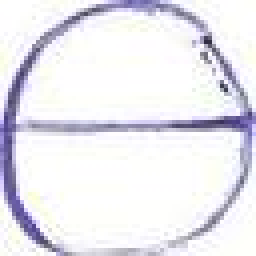
#> input picture amazigh-handwritten-character-database-amhcd/amhcd_64/AMHCD_64/yab/yab_177.jpeg, 64 x 64 px (shown 4 times larger); its folder holds only this picture in this run
$ jupyter execute --allow-errors tp_tifinagh.ipynb
#> lines starting #> are read from the running program, lines starting #| are printed output that depends on the picture
# TP : Classification des Caractères Tifinagh avec un Réseau de Neurones Multiclasses (MLP)
**Pr. M. BENADDY - Masters IMSD & IAA**

**Fonctionnalités & Bonus inclus :**
- Implémentation du MLP à partir de zéro (From Scratch avec NumPy)
- Régularisation L2
- Optimiseur Adam & SGD
- Augmentation de données (Rotations + Translations)
- Validation croisée K-fold


[cell 1]
import os
import copy
import numpy as np
import pandas as pd
import cv2
from sklearn.model_selection import train_test_split, KFold
from sklearn.preprocessing import LabelEncoder, OneHotEncoder
from sklearn.metrics import confusion_matrix, classification_report
import matplotlib.pyplot as plt
import seaborn as sns

## 1. Fonctions d'activation et leurs dérivées

[cell 2]
# =========================================================
# 1. Fonctions d'activation
# =========================================================
# [32 lines left out: functions relu, relu_derivative, softmax, not called in this run]

## 2. Définition de la classe du réseau de neurones (MLP)

[cell 3]
# =========================================================
# 2. Classe MultiClassNeuralNetwork
# =========================================================
class MultiClassNeuralNetwork:
    # [247 lines left out: functions __init__, forward, compute_loss, compute_accuracy, backward, _sgd_update and 3 more, not called in this run]

## 3. Chargement et prétraitement du Dataset AMHCD

[cell 4]
# =========================================================
# 3. Chargement des données
# =========================================================

data_dir = os.path.join(
    os.getcwd(),
    "amazigh-handwritten-character-database-amhcd",
    "amhcd_64",
    "AMHCD_64",
)
print(data_dir)
current_working_directory = os.getcwd()
print(current_working_directory)

image_paths = []
labels = []
for label_dir in sorted(os.listdir(data_dir)):
    label_path = os.path.join(data_dir, label_dir)
    if os.path.isdir(label_path):
        for img_name in os.listdir(label_path):
            image_paths.append(os.path.join(label_path, img_name))
            labels.append(label_dir)
labels_df = pd.DataFrame({"image_path": image_paths, "label": labels})

# Vérifier le DataFrame
assert not labels_df.empty, "No data loaded. Check dataset files."
print(f"Loaded {len(labels_df)} samples with {labels_df['label'].nunique()} unique classes.")

# Encoder les étiquettes
label_encoder = LabelEncoder()
labels_df["label_encoded"] = label_encoder.fit_transform(labels_df["label"])
num_classes = len(label_encoder.classes_)


def load_and_preprocess_image(image_path, target_size=(32, 32)):
    """
    Load and preprocess an image: convert to grayscale, resize, normalize
    """
#> called with target_size = (32, 32)
    assert os.path.exists(image_path), f"Image not found: {image_path}"
    img = cv2.imread(image_path, cv2.IMREAD_GRAYSCALE)
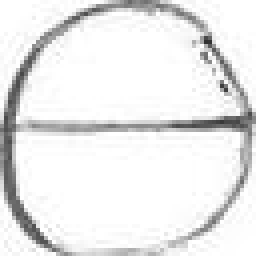
#> img: shape (64, 64) (shown 4 times larger); min 48, max 255, mean 233.8
    assert img is not None, f"Failed to load image: {image_path}"
    img = cv2.resize(img, target_size)
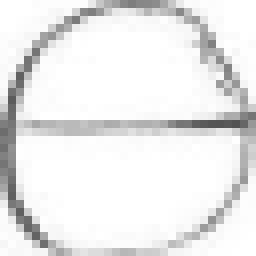
#> img: shape (32, 32) (shown 8 times larger); min 82, max 255, mean 233.8
    img = img.astype(np.float32) / 255.0  # Normalisation
    return img.flatten()  # Aplatir pour le réseau de neurones


# image_path contient déjà le chemin complet (voir construction ci-dessus)
X = np.array([load_and_preprocess_image(path) for path in labels_df["image_path"]])
#> call 2 of load_and_preprocess_image, with target_size = (32, 32)
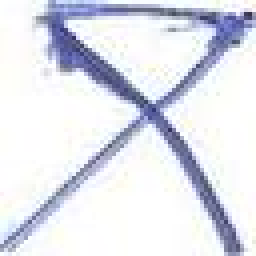
#> input picture amazigh-handwritten-character-database-amhcd/amhcd_64/AMHCD_64/yag/yag_276.jpeg, 64 x 64 px (shown 4 times larger)
#> in load_and_preprocess_image (call 2), `img = cv2.imread(image_path, cv2.IMREAD_GRAYSCALE)`:
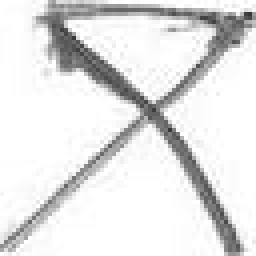
#> img: shape (64, 64) (shown 4 times larger); min 54, max 255, mean 227.3
#> in load_and_preprocess_image (call 2), `img = cv2.resize(img, target_size)`:
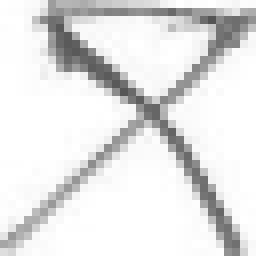
#> img: shape (32, 32) (shown 8 times larger); min 84, max 255, mean 227.4
y = labels_df["label_encoded"].values

# Vérifier les dimensions
assert X.shape[0] == y.shape[0], "Mismatch between number of images and labels"
assert X.shape[1] == 32 * 32, f"Expected flattened image size of {32 * 32}, got {X.shape[1]}"

# Diviser en ensembles d'entraînement, validation et test
#> (the rest of this cell did not finish here and is left out)
